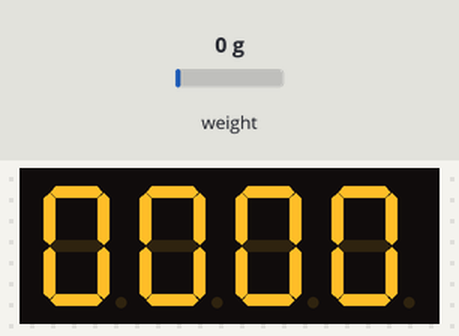
Bench run of a sketch on a simulated ESP32. Parts: 4-digit seven-segment display. The inputs (shaded band) are chosen by the test bench; at power-on: weight on the scale 0 g. WiFi joins after 1.5 s; servers stay silent unless stated; random numbers use the default seed unless the sketch sets one; no MQTT or app messages arrive unless stated; what the sketch prints to the serial monitor is not drawn.

Above: at 5.7 s.
5.8 s: weight on the scale set to 100 g
At 7.7 s:
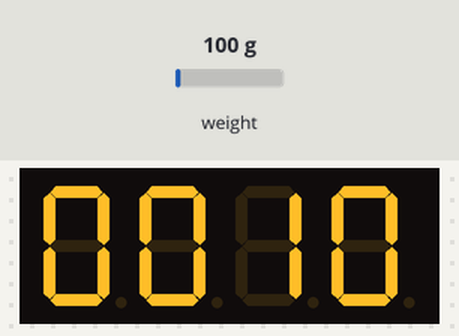
8.2 s: weight on the scale set to 1250 g
At 8.6 s:
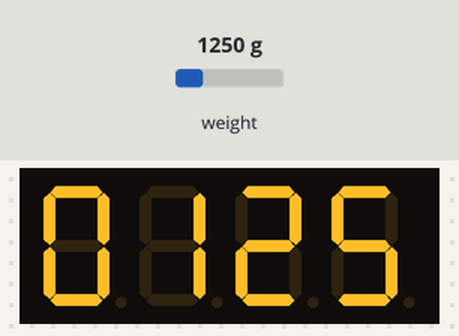
10.2 s: weight on the scale set to 2500 g
At 12.9 s:
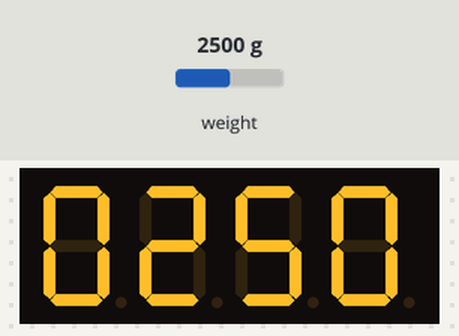
Timing chart, 0 to 14.4 s (numbered marks = the images above; inputs shaded):
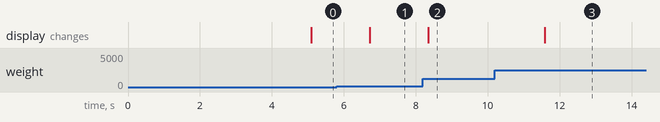

The sketch:

balanca.ino
```cpp
#include <TM1637.h>
#include <HX711.h>
#include <WiFi.h>
#include <PubSubClient.h>
#include <WiFiManager.h>


#define pin1DT 14
#define pin1SCK 12

const char* mqttServer = "broker.hivemq.com";
const int mqttPort = 1883;
const char* mqttUser = "BalancaGSDE";
const char* mqttPassword = "";
WiFiClient espClient;
PubSubClient client(espClient);

const int CLK = 32;
const int DIO = 33;


HX711 balanca;
TM1637 tm(CLK, DIO);

float medida, pesagem = 0;
int a, b, c, d;


void setup() {


    Serial.begin(115200);

    tm.init();
    tm.set(BRIGHT_TYPICAL);

    WiFiManager wm;

    bool res;

    res = wm.autoConnect("Rede_pesagem","87654321"); // password protected ap

    if(!res) {
      Serial.println("Falha na conexão");

    }
    else {
      Serial.println("Conectado..)");
    }
    client.setServer(mqttServer, mqttPort);
    //client.setCallback(callback);


    while (!client.connected()) {
      Serial.println("Conectando com o Broker (MQTT)…");
      String clientId = "";
      clientId += String(random(0xffff), HEX);
      if (client.connect(clientId.c_str(), mqttUser, mqttPassword )) {
          Serial.println("Conectado com o Broker");
      } else {
          Serial.print("Falha na conexão. Erro: ");
          Serial.print(client.state());
          Serial.println("\n");
          delay(2000);

      }
    }
    client.publish("balanca", "1");

    Serial.println("Enviando status de conexão para o celular\n");
    Serial.println("Status de conexão: OK\n");

   balanca.begin(pin1DT, pin1SCK);
    balanca.set_scale(92431);
    delay(2000);
    balanca.tare();
}


void loop() {
  Serial.println("Balanca: ");
  medida = balanca.get_units(5);
  Serial.println(medida, 2);

  if(medida < 0){
    medida = medida * (-1);
  }

  pesagem = medida * 100;
  a = pesagem / 1000;
  b = (pesagem - (a*1000)) / 100;
  c = (pesagem - (a*1000) - (b*100)) / 10;
  d = (pesagem - (a*1000) - (b*100) - (c*10));

  tm.display(0, a);
  tm.display(1, b);
  tm.display(2, c);
  tm.display(3, d);

  char Peso[10];
  sprintf(Peso, "%f", medida);
  client.publish("BalancaGSDE/Balanca", Peso);


  delay(100);
  balanca.power_down();
  delay(1000);
  balanca.power_up();

}
```

Measured:
- after the input at 5.8 s, the display: changes after 0.92 s (image 1)
- after the input at 8.2 s, the display: changes after 0.14 s (image 2)
- after the input at 10.2 s, the display: changes after 1.4 s (image 3)
